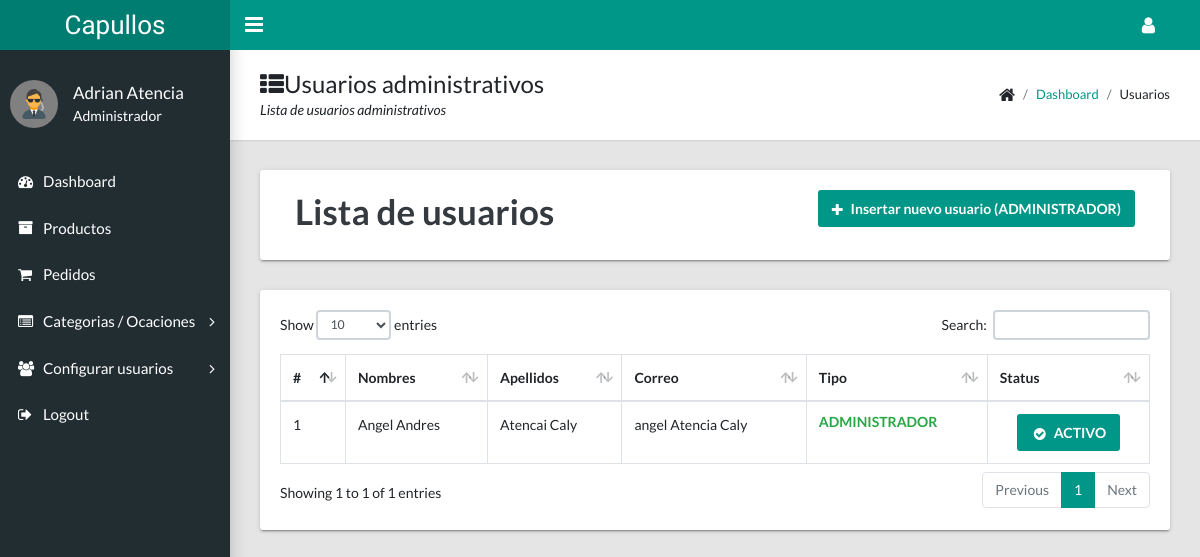
/admin/users.php, run on the app's committed database.
### tables this page shows
CREATE TABLE `users` (
  `id_users` int(11) NOT NULL,
  `email` varchar(45) NOT NULL,
  `password` varchar(45) NOT NULL,
  `name` varchar(50) NOT NULL,
  `surname` varchar(55) NOT NULL,
  `address` varchar(45) DEFAULT NULL,
  `address2` varchar(45) DEFAULT NULL,
  `city` varchar(45) DEFAULT NULL,
  `departament` varchar(45) DEFAULT NULL,
  `country` varchar(45) DEFAULT NULL,
  `phone` varchar(45) DEFAULT NULL,
  `image_profile` varchar(45) NOT NULL,
  `type` enum('SUPER','ADMINISTRADOR','CLIENTE') NOT NULL,
  `status` enum('ACTIVE','INACTIVE') NOT NULL
);

### includes/sql.php (called while the page is built, shortened)
<?php
  require_once('load.php');
 function find_by_sql($sql)
{
  global $db;
  $result = $db->query($sql);
  $result_set = $db->while_loop($result);
  return $result_set;
}
function usersAdmin()
{
  $sql  = " SELECT * FROM users WHERE type = 'ADMINISTRADOR'";
  return find_by_sql($sql);
}

### includes/database.php (called while the page is built, shortened)
<?php
class MySqli_DB
{
  private $con;
  public $query_id;
  public function db_connect()
  {
    $this->con = mysqli_connect(DB_HOST, DB_USER, DB_PASS);
    if (!$this->con) {
      echo " ";
      die(" Database connection failed:" . mysqli_connect_error());
    } else {
      $select_db = $this->con->select_db(DB_NAME);
    }
  }
  public function query($sql)
  {
    if (trim($sql != "")) {
      $this->query_id = $this->con->query($sql);
    }
    return $this->query_id;
  }
  public function fetch_array($statement)
  {
    return mysqli_fetch_array($statement);
  }
  public function while_loop($loop)
  {
    $results = array();
    while ($result = $this->fetch_array($loop)) {
      $results[] = $result;
    }
    return $results;
  }
}
$db = new MySqli_DB();

### admin/users.php (the view, shortened to what this page needs)
<?php
require_once("layoutAdmin/header_admin.php");
$user = usersAdmin();
$i=1; ?>
<main class="app-content">
      <div class="app-title">
        <div>
          <h1><i class="fa fa-th-list"></i>Usuarios administrativos</h1>
          <p>Lista de usuarios administrativos</p>
        </div>
        <ul class="app-breadcrumb breadcrumb side">
          <li class="breadcrumb-item"><i class="fa fa-home fa-lg"></i></li>
          <li class="breadcrumb-item active"><a href="dashboard.php">Dashboard</a></li>
          <li class="breadcrumb-item">Usuarios</li>
        </ul>
      </div>
      <div class="row">
    <div class="col-md-12">
      <div class="tile">
        <div class="content-header">
      <div class="container-fluid">
        <div class="row mb-2">
          <div class="col-sm-6">
            <h1 class="m-0 text-dark">Lista de usuarios</h1>
          </div>
          <div class="col-sm-6 text-right">
             <button type="button" class="btn btn-primary" data-toggle="modal" data-target="#ModalAdd">
              <i class="fa fa-plus"></i> Insertar nuevo usuario (ADMINISTRADOR)
            </button>
          </div>
        </div>
      </div>
    </div>
      </div>
    </div>
  </div>
      <div class="row">
        <div class="col-md-12">
          <div class="tile">
            <div class="tile-body">
              <div class="table-responsive">
                <table class="table table-hover table-bordered" id="sampleTable">
                  <thead>
                    <tr>
                      <th>#</th>
                      <th>Nombres</th>
                      <th>Apellidos</th>
                      <th>Correo</th>
                      <th>Tipo</th>
                      <th>Status</th>
                    </tr>
                  </thead>
                  <tbody>
                  <?php foreach ($user as  $usuario) : ?>
                    <tr>
                    <td > <?php echo $i++ ?></td>
                       <td > <?php echo $usuario['name']; ?></td>
                       <td > <?php echo $usuario['surname']; ?></td>
                       <td > <?php echo $usuario['email']; ?></td>
                       <td class="text-success" > <h6><?php echo $usuario['type']; ?></h6></td>
                       <td align="center" > <?php if($usuario['status'] == 'ACTIVE'){ ?>
                       <button  title="Activo" class="btn btn-primary btn-small "  >
                       <i class="fa fa-fw fa-lg fa-check-circle"></i>ACTIVO </button>
                       <?php }else{ ?>
                       <button  title="Inactivo" class="btn btn-danger btn-small " >
                       <i class="fa fa-exclamation-triangle"></i>INACTIVO </button>
                       <?php } ?>
                       </td>
                    </tr>
                    <?php endforeach; ?>
              </tbody>
                </table>
              </div>
            </div>
          </div>
        </div>
      </div>
    </main>
<?php
require_once("layoutAdmin/footer_admin.php")
?>

### data on the page
users: name "Angel Andres", surname "Atencai Caly", email "angel Atencia Caly", type "ADMINISTRADOR", status "ACTIVE" (drawn)
